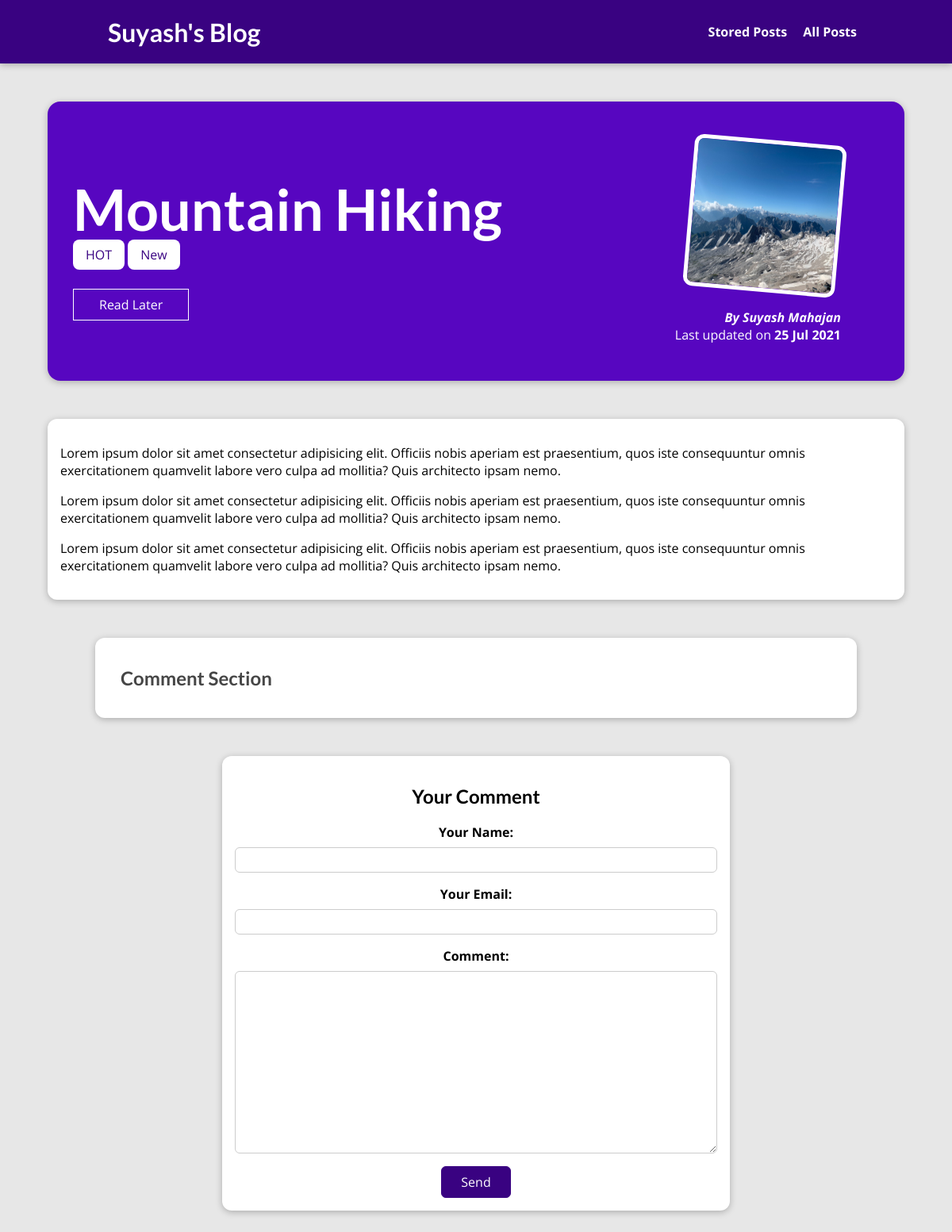
The page /posts/mountain-hiking on the database as committed earlier.
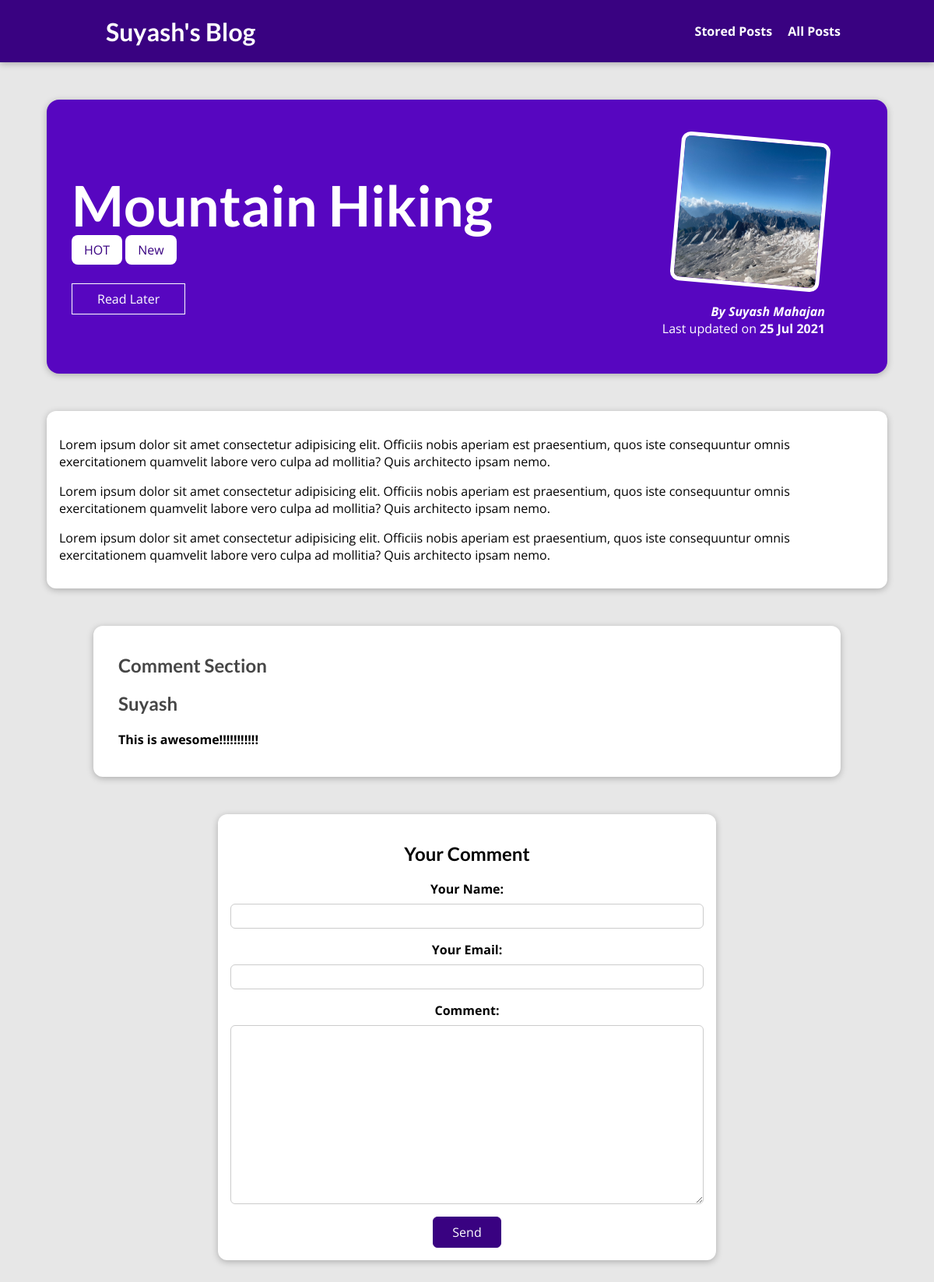
The same page on the database as committed later.
### blog/models.py (models this page shows, shortened)
class Post(models.Model):
    title = models.CharField(max_length=100)
    excerpt = models.CharField(max_length=200)
    image = models.ImageField(upload_to="posts", null=True)
    date = models.DateField(auto_now=True)
    slug = models.SlugField(unique=True, db_index=True)
    content = models.TextField(validators=[MinLengthValidator(50)])
    author = models.ForeignKey(Author, on_delete=models.SET_NULL, null="True", related_name="posts")
    tags = models.ManyToManyField(Tag)

class Tag(models.Model):
    caption = models.CharField(max_length=10)
    def __str__(self) -> str:
        return f"{self.caption}"

class Author(models.Model):
    first_name = models.CharField(max_length=50)
    last_name = models.CharField(max_length=50)
    email = models.EmailField()
    def __str__(self) -> str:
        return f"{self.first_name} {self.last_name}"

class Comments(models.Model):
    user_name = models.CharField(max_length=30)
    user_email = models.EmailField()
    text = models.TextField(max_length=400)
    post = models.ForeignKey(Post, on_delete=models.CASCADE, related_name="comments")

### blog/views.py (the view, shortened to what this page needs)
# urls.py: path("posts/<slug:slug>", views.PostDetails.as_view(), name="post-detail-page"),  # / e.g. /post/my-first-post
class PostDetails(View):
    def is_stored(self, request, post_id):
        stored_post = request.session.get("stored_post")
        if stored_post is not None:
            is_saved_for_later = post_id in stored_post
        else:
            is_saved_for_later = False
        return is_saved_for_later
    def get(self, request, slug):
        show_post = get_object_or_404(Post, slug=slug)
        form = CommentForm()
        comment_on_post = Comments.objects.filter(post_id=show_post.id)
        return render(request, "blog/post-detail.html", {
            "view_post": show_post,
            "tags": show_post.tags.all(),
            "comment_from": form,
            "comments": comment_on_post.order_by("-id"),
            "saved_for_later": self.is_stored(request, show_post.id)
        })

### blog/form.py
class CommentForm(forms.ModelForm):
    class Meta:
        model = Comments
        exclude = ["post"]
        labels = {
            "user_name": "Your Name",
            "user_email": "Your Email",
            "text": "Comment"
        }

### blog/templates/blog/post-detail.html (shortened to what this page needs)
{% extends "base.html" %}
{% load static %}
{% block css_files %}
<link rel="stylesheet" href="{% static 'blog/post-detail.css'%}" />
{% endblock %}
{% block content %}
<section id="summary">
    <h2>
        {{ view_post.title }}
    </h2>
    <div>
        {% for tag in tags %}
        <span class="tag">{{ tag }}</span>
        {% endfor %}
    </div>
    <form action="{% url 'read-later'%}" method="POST">
    <div id="read-later">
        <button>
            {% if not saved_for_later %}
                Read Later
            {% else %}
                Remove from Read Later
            {% endif %}
        </button>
    </div>
    </form>
    <article>
        <img src="{{ view_post.image.url }}" alt="{{ view_post.title }}" />
        <address>By <a style="color: white; text-decoration:none" href="mailto:{{view_post.author.email}}"> {{ view_post.author|title }}</a></address>
        <div>
            Last updated on <time> {{ view_post.date|date:"d M Y" }} </time>
        </div>
    </article>
</section>
<main>
    <p>
        {{ view_post.content|linebreaks }}
    </p>
</main>
<section id="comments">
    <ul>
        <h2>Comment Section</h2>
        {% for comment in comments %}
        <li>
            <h2>{{ comment.user_name}}</h2>
            <h4>{{ comment.text }}</h4>
        </li>
        {% endfor %}
    </ul>
</section>
<section style="text-align: center;"  id="comment-form">
    <h2>Your Comment</h2>
    <form action="{% url 'post-detail-page' view_post.slug %}", method="POST">
        {% for form_field in comment_from %}
        <div class="form-control {% if form_field.errors %} invalid {% endif%}">
            {{ form_field.label_tag }}
            {{ form_field }}
        </div>
        {% endfor %}
        <button>Send</button>
    </form>
</section>
{% endblock %}

### templates/base.html (shortened to what this page needs)
{% load static %}
<!DOCTYPE html>
<html lang="en">
<head>
    <link rel="stylesheet" href="{% static 'app.css'%}" />
    {% block css_files %}
    {% endblock %}
</head>
<header id="main-navigation">
    <h1><a href="{% url 'starting-page'%}">Suyash's Blog</a></h1>
    <nav>
        <a href="{% url 'read-later' %}">Stored Posts</a>
        <a href="{% url 'post-page'%}">All Posts</a>
    </nav>
</header>
<body>
    {% block content %}
    {% endblock %}
</body>
</html>

### static/app.css (style rules this page uses)
* { box-sizing: border-box; }
html { font-family: 'Open Sans', 'Lato', sans-serif; }
body { margin: 0; }
h1, h2, h3 { font-family: 'Lato', sans-serif; font-weight: bold; }
#main-navigation { width: 100%; height: 5rem; display: flex; justify-content: space-between; align-items: center; padding: 0 10%; position: absolute; top: 0; left: 0; }
#main-navigation a { text-decoration: none; color: white; font-weight: bold; margin-left: 1rem; }

### blog/static/blog/post-detail.css (style rules this page uses)
body { background-color: #e7e7e7; }
#main-navigation { background-color: #390281; box-shadow: 0 2px 8px rgba(0, 0, 0, 0.25); }
#summary { margin: 8rem auto 3rem auto; padding: 2rem; width: 90%; max-width: 90rem; border-radius: 16px; background-color: #5706c0; position: relative; box-shadow: 0 2px 8px rgba(0, 0, 0, 0.25); height: 22rem; }
#summary h2 { color: white; font-size: 4.5rem; margin-bottom: 0.25rem; }
#summary article { position: absolute; top: 2rem; right: 3rem; padding: 1rem 2rem; border-radius: 12px; text-align: right; color: white; }
#summary article img { width: 12rem; height: 12rem; border-radius: 12px; transform: rotateZ(5deg); border: 5px solid white; margin-bottom: 1rem; }
#summary address { font-weight: bold; }
#summary a { color: white; text-decoration: none; }
#summary time { font-weight: bold; }
#read-later { margin: 2rem 0; }
#read-later button { background-color: transparent; border: 1px solid white; padding: 0.5rem 2rem; font: inherit; color: white; cursor: pointer; }
main { width: 90%; max-width: 90rem; margin: 3rem auto; background-color: white; padding: 1rem; border-radius: 12px; box-shadow: 0 2px 8px rgba(0, 0, 0, 0.25); }
.tag { background-color: white; color: #390281; padding: 0.5rem 1rem; border-radius: 8px; }
#comment-form { margin: 3rem auto; width: 90%; max-width: 40rem; border-radius: 12px; background-color: white; box-shadow: 0 2px 8px rgba(0, 0, 0, 0.25); padding: 1rem; }
#comment-form button { font: inherit; background-color: #390281; color: white; border: 1px solid #390281; padding: 0.5rem 1.5rem; border-radius: 6px; cursor: pointer; }
.form-control { margin-bottom: 1rem; }
.form-control label { font-weight: bold; margin-bottom: 0.5rem; display: block; }
.form-control input, .form-control textarea { display: block; width: 100%; font: inherit; padding: 0.25rem; border-radius: 6px; border: 1px solid #ccc; }
#comments { margin: 3rem auto; width: 90%; max-width: 60rem; border-radius: 12px; background-color: white; box-shadow: 0 2px 8px rgba(0, 0, 0, 0.25); padding: 1rem 2rem; }
#comments ul { list-style: none; margin: 0; padding: 0; }
#comments li { margin-bottom: 1rem; border-bottom: 2px solid #ccc; }
#comments li:last-of-type { border-bottom: none; }
#comments h2 { color: #464646; }

Rows that differ between the two databases and show on the page:
added Comments: user_name "Suyash", text "This is awesome!!!!!!!!!!!"
